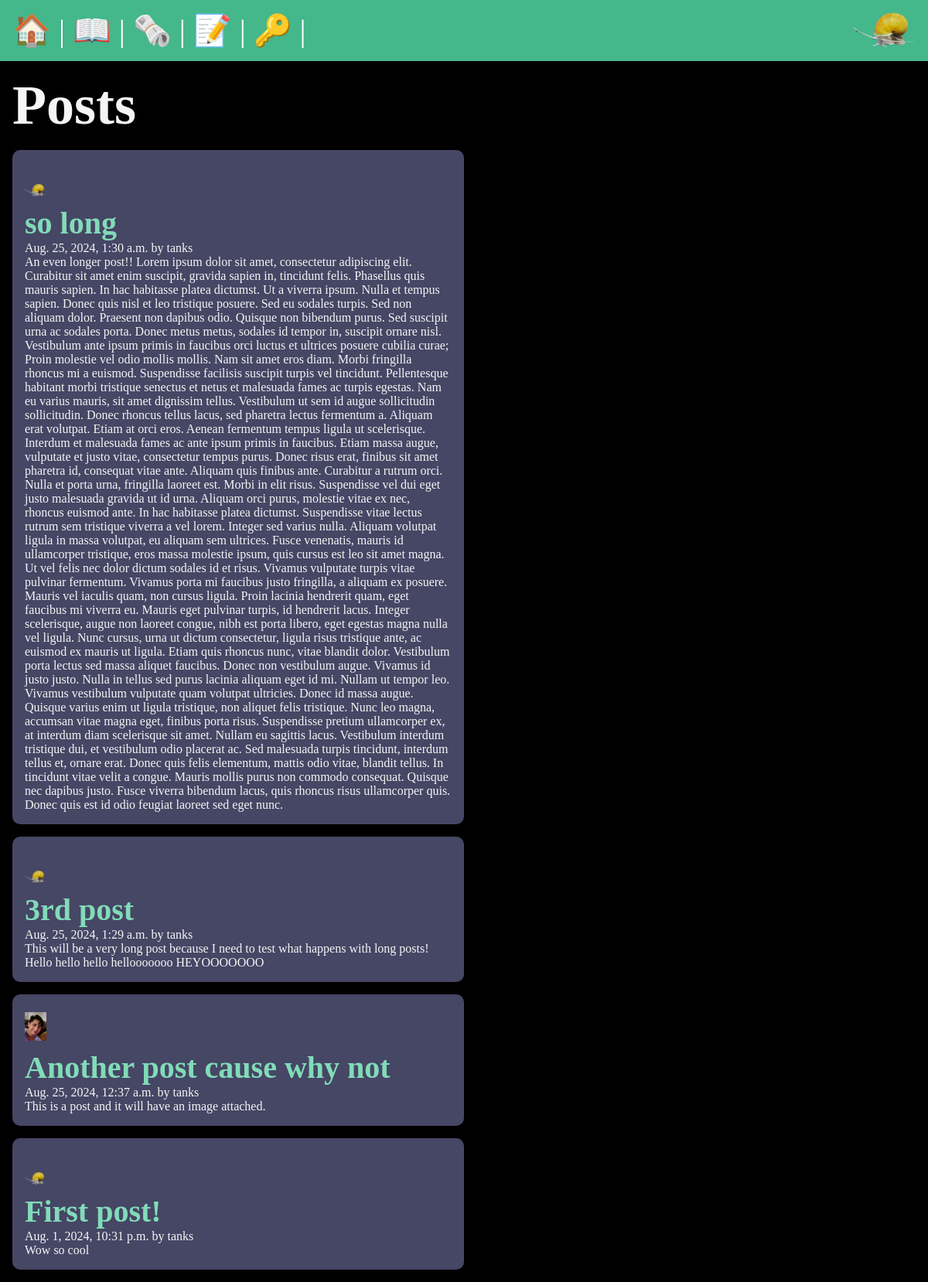
/posts/, run on the app's committed database.
### posts/models.py (models this page shows, shortened)
class Post(models.Model):
    title = models.CharField(max_length=75)
    body = models.TextField()
    slug = models.SlugField()
    date = models.DateTimeField(auto_now_add=True)
    banner = models.ImageField(default='snail.jpg',blank=True)
    author = models.ForeignKey(User, on_delete=models.CASCADE, default=None)

### posts/views.py (the view)
# urls.py: path('', views.posts_list, name="list"),
def posts_list(request):
    posts = Post.objects.all().order_by('-date')
    return render(request, 'posts/posts_list.html', {'posts': posts})

### posts/templates/posts/posts_list.html (shortened to what this page needs)
{% extends 'layout.html' %}
{% block content %}
    <section>
        <h1>Posts</h1>
        {% for post in posts %}
            <article class="post">
                <img
                class="post_thumbnail"
                src="{{ post.banner.url }}"
                alt="{{ post.title }}"
                />
                <h2>
                    <a href="{% url 'posts:page' slug=post.slug %}">
                    {{ post.title }}
                    </a>
                </h2>
                <p> {{ post.date }} by {{ post.author }} </p>
                <p> {{ post.body }} </p>
            </article>
        {% endfor %}
    </section>
{% endblock %}

### static/css/style.css (style rules this page uses)
* { margin: 0; padding: 0; box-sizing: border-box; }
body { min-height: 100vh; background-color: black; color: whitesmoke; font-size: 3rem; }
section { display: flex; flex-flow: column; gap: 1rem; }
h2 { font-size: 2.5rem; }
p { font-size: 1rem; }
a { text-decoration: none; color: #81dbb8; }
.post { border-radius: 10px 10px; background: rgb(70, 70, 101); padding: 16px; width: 50%; height: auto; }
.post_thumbnail { width:5%; height:auto; }

### data on the page
Post: banner (picture), title "so long", date "Aug. 25, 2024, 1:30 a.m.", author "tanks", body "An even longer post!! Lorem ipsum dolor sit amet, consectetur adipiscing elit. Curabitur sit amet enim suscipit, gravida sapien in, tincidunt felis. Phasellus quis mauris sapien. In hac habitasse platea dictumst. Ut a viverra ipsum. Nulla et tempus sapien. Donec quis nisl et leo tristique posuere. Sed eu sodales turpis. Sed non aliquam dolor. Praesent non dapibus odio. Quisque non bibendum purus. Sed suscipit urna ac sodales porta. Donec metus metus, sodales id tempor in, suscipit ornare nisl. Vestibulum ante ipsum primis in faucibus orci luctus et ultrices posuere cubilia curae; Proin molestie vel odio mollis mollis. Nam sit amet eros diam. Morbi fringilla rhoncus mi a euismod. Suspendisse…"
Post: banner (picture), title "3rd post", date "Aug. 25, 2024, 1:29 a.m.", author "tanks", body "This will be a very long post because I need to test what happens with long posts! Hello hello hello hellooooooo HEYOOOOOOO"
Post: banner (picture), title "Another post cause why not", date "Aug. 25, 2024, 12:37 a.m.", author "tanks", body "This is a post and it will have an image attached."
Post: banner (picture), title "First post!", date "Aug. 1, 2024, 10:31 p.m.", author "tanks", body "Wow so cool"
